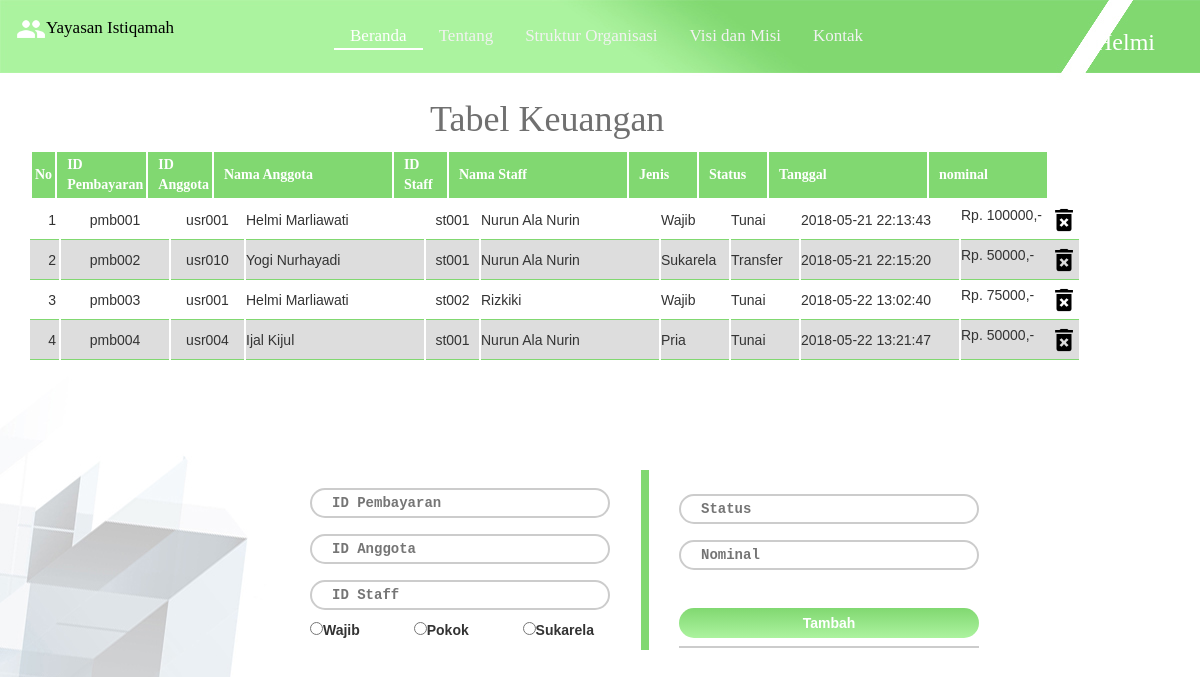
/tabelKeuanganAdmin.php (signed in), run on the app's committed database.
### tables this page shows
CREATE TABLE IF NOT EXISTS `pembayaran` (
  `id_pembayaran` varchar(10) NOT NULL,
  `id_anggota` varchar(10) NOT NULL,
  `id_pengurus` varchar(6) NOT NULL,
  `jenis` varchar(8) DEFAULT NULL,
  `status` varchar(10) DEFAULT NULL,
  `tanggal` timestamp NULL DEFAULT CURRENT_TIMESTAMP,
  `nominal` double DEFAULT NULL,
  PRIMARY KEY (`id_pembayaran`),
  KEY `id_anggota` (`id_anggota`),
  KEY `id_pengurus` (`id_pengurus`),
  CONSTRAINT `FK_pembayaran_anggota` FOREIGN KEY (`id_anggota`) REFERENCES `anggota` (`id_anggota`),
  CONSTRAINT `FK_pembayaran_pengurus` FOREIGN KEY (`id_pengurus`) REFERENCES `pengurus` (`id_pengurus`)
);

CREATE TABLE IF NOT EXISTS `anggota` (
  `id_anggota` varchar(10) NOT NULL,
  `nama` varchar(50) DEFAULT NULL,
  `no_hp` varchar(13) DEFAULT NULL,
  `gender` enum('Pria','Wanita') DEFAULT NULL,
  `alamat` text,
  `email` varchar(26) DEFAULT NULL,
  `password` varchar(25) DEFAULT NULL,
  PRIMARY KEY (`id_anggota`)
);

CREATE TABLE IF NOT EXISTS `pengurus` (
  `id_pengurus` varchar(6) NOT NULL,
  `nama` varchar(50) DEFAULT NULL,
  `noHP` varchar(13) DEFAULT NULL,
  `gender` enum('Pria','Wanita') DEFAULT NULL,
  `alamat` text,
  `jabatan` varchar(20) DEFAULT NULL,
  `email` varchar(26) DEFAULT NULL,
  `password` varchar(25) DEFAULT NULL,
  PRIMARY KEY (`id_pengurus`)
);

### tabelKeuanganAdmin.php (the view, shortened to what this page needs)
<!DOCTYPE html>
<html>
<head>
	<link rel="stylesheet" href="assets/css/styleTable.css" type="text/css">
	<link rel="stylesheet" href="assets/css/bootstrap.css">
</head>
<body class="mainBody">
	<?php
		include 'headerAdmin.php';
		include 'logout.php';
	?>
	<h1 class="judulTabel">Tabel Keuangan</h1>
	<div class="container">
  		<table class="main">
  			<thead>
			  <tr class="main">
			    <th class="noKeu">No</th>
			    <th class="idKeu">ID Pembayaran</th>
			    <th class="idAnggotaKeu">ID Anggota</th>
			    <th class="namaAnggotaKeu">Nama Anggota</th>
			    <th class="idPengKeu">ID Staff</th>
			    <th class="namaPengKeu">Nama Staff</th>
			    <th class="jenisKeu">Jenis</th>
			    <th class="statusKeu">Status</th>
			    <th class="tanggalKeu">Tanggal</th>
			    <th class="nominalKeu">nominal</th>
			  </tr>
			</thead>
			</table>
				<div style="overflow: auto;height: 240px;">
				<table class="main css-serial">
					<tbody style="overflow: auto;height: 50px;">
						 <?php
						 	$link = mysqli_connect("localhost", "root", "", "koperasi");
							$result = mysqli_query($link,"SELECT pembayaran.*,anggota.nama as nama_anggota,pengurus.nama as nama_pengurus FROM pembayaran,anggota, pengurus WHERE pembayaran.id_anggota=anggota.id_anggota AND pembayaran.id_pengurus=pengurus.id_pengurus;");
						 	while	($row = mysqli_fetch_array($result,MYSQLI_ASSOC)){
						 		echo "	<tr class=\"main\">
						 					<td class=\"noKeu\"></td>
						 					<td class=\"idKeu\">$row[id_pembayaran]</td>
						 					<td class=\"idAnggotaKeu\">$row[id_anggota]</td>
						 					<td class=\"namaAnggotaKeu\">$row[nama_anggota]</td>
						 					<td class=\"idPengKeu\">$row[id_pengurus]</td>
						 					<td class=\"namaPengKeu\">$row[nama_pengurus]</td>
						 					<td class=\"jenisKeu\">$row[jenis]</td>
						 					<td class=\"statusKeu\">$row[status]</td>
						 					<td class=\"tanggalKeu\">$row[tanggal]</td>
						 					<td class=\"nominalKeu\">Rp. $row[nominal],- <span style=\"float:right;\"> <a href=\"controller/\" onClick=\"return confirm('Anda yakin ingin menghapus data?')\"> <img style=\"height:30px;\" src=\"assets/img/delete.png\"> </a> </span></td>
						 				</tr>
						 		";
						 	}
						 ?>
				 	</tbody>
				 </table>
			</div>
	<form action="controller/pembayaranController.php" method="post">
		<table class="form">
			<tr>
				<th class="form1">
					<input type="text" placeholder="ID Pembayaran" name="id_pembayaran" required>
				    <br>
				    <input type="text" placeholder="ID Anggota" name="id_anggota" required>
				    <br>
				    <input type="text" placeholder="ID Staff" name="id_pengurus" required>
				    <br>
				    <input type="radio" name="jenis" value="Pria">Wajib</input> <span style="padding-left: 50px">
				    <input type="radio" name="jenis" value="Pokok">Pokok</input></span>
				    <span style="padding-left: 50px"><input type="radio" name="jenis" value="Sukarela">Sukarela</input></span>
				</th>
				<th class="form2">
					<input type="text" placeholder="Status" name="status" required>
				    <br>
				    <input type="text" placeholder="Nominal" name="nominal" required>
				    <br>
				    <div class="divBtnUbah">
				    	<button id="btnUbah" type="submit" name="tambahPembayaran">Tambah</button>
				    </div>
				</th>
			</tr>
		</table>
	</form>
	</div>
</body>
</html>

### headerAdmin.php (style rules this page uses)
body { margin: 0; font-family: Comfortaa; }

### data on the page
pembayaran: id_pembayaran "pmb001", id_anggota "usr001", id_anggota.nama "Helmi Marliawati", id_pengurus "st001", id_pengurus.nama "Nurun Ala Nurin", jenis "Wajib", status "Tunai", tanggal "2018-05-21 22:13:43", nominal "100000"
pembayaran: id_pembayaran "pmb002", id_anggota "usr010", id_anggota.nama "Yogi Nurhayadi", id_pengurus "st001", id_pengurus.nama "Nurun Ala Nurin", jenis "Sukarela", status "Transfer", tanggal "2018-05-21 22:15:20", nominal "50000"
pembayaran: id_pembayaran "pmb003", id_anggota "usr001", id_anggota.nama "Helmi Marliawati", id_pengurus "st002", id_pengurus.nama "Rizkiki", jenis "Wajib", status "Tunai", tanggal "2018-05-22 13:02:40", nominal "75000"
pembayaran: id_pembayaran "pmb004", id_anggota "usr004", id_anggota.nama "Ijal Kijul", id_pengurus "st001", id_pengurus.nama "Nurun Ala Nurin", jenis "Pria", status "Tunai", tanggal "2018-05-22 13:21:47", nominal "50000"

### other printed values
$result[0] "Helmi"
